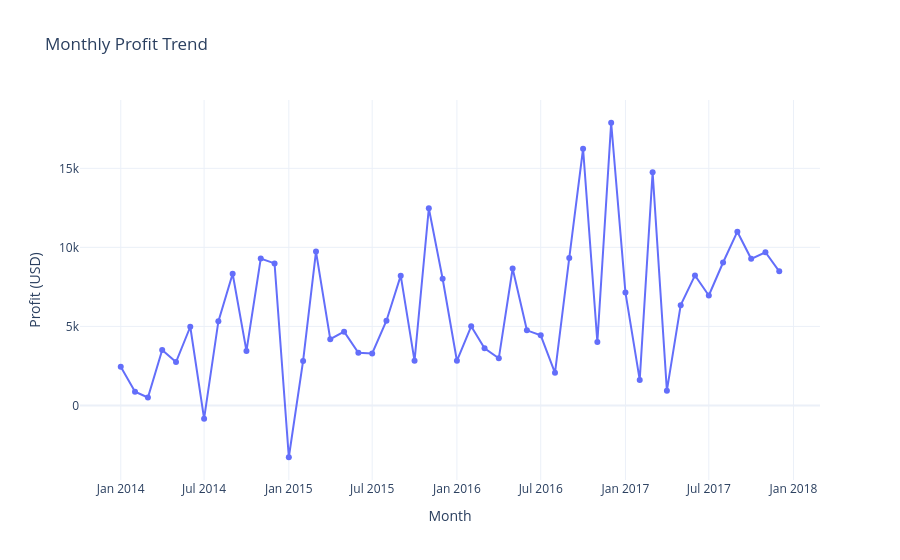
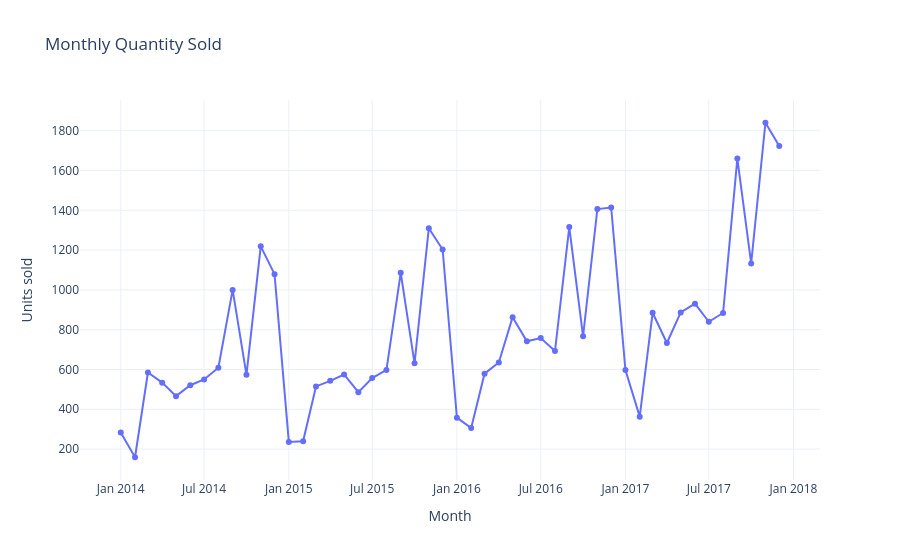

The cell these charts' notebook holds for them, in order:
### Code cell
fig_mp = px.line(monthly, x="year_month_sort", y="profit", markers=True, title="Monthly Profit Trend",
                 labels={"year_month_sort": "Month", "profit": "Profit (USD)"})
fig_mp.show()

fig_mq = px.line(monthly, x="year_month_sort", y="qty", markers=True, title="Monthly Quantity Sold",
                 labels={"year_month_sort": "Month", "qty": "Units sold"})
fig_mq.show()

### Figure 1 — Plotly figure (JSON) as saved in the notebook; plotly's stock layout.template omitted (floating-point values rounded to 4 significant figures)
{"data": [{"hovertemplate": "Month=%{x}<br>Profit (USD)=%{y}<extra></extra>", "legendgroup": "", "line": {"color": "#636efa", "dash": "solid"}, "marker": {"symbol": "circle"}, "mode": "lines+markers", "name": "", "orientation": "v", "showlegend": false, "type": "scatter", "x": ["2014-01", "2014-02", "2014-03", "2014-04", "2014-05", "2014-06", "2014-07", "2014-08", "2014-09", "2014-10", "2014-11", "2014-12", "2015-01", "2015-02", "2015-03", "2015-04", "2015-05", "2015-06", "2015-07", "2015-08", "2015-09", "2015-10", "2015-11", "2015-12", "2016-01", "2016-02", "2016-03", "2016-04", "2016-05", "2016-06", "2016-07", "2016-08", "2016-09", "2016-10", "2016-11", "2016-12", "2017-01", "2017-02", "2017-03", "2017-04", "2017-05", "2017-06", "2017-07", "2017-08", "2017-09", "2017-10", "2017-11", "2017-12"], "xaxis": "x", "y": [2450.0, 862.3, 498.7, 3501.0, 2739.0, 4977.0, -841.5, 5318.0, 8328.0, 3448.0, 9292.0, 8984.0, -3281.0, 2814.0, 9732.0, 4187.0, 4668.0, 3336.0, 3289.0, 5356.0, 8209.0, 2817.0, 12470.0, 8017.0, 2825.0, 5005.0, 3612.0, 2978.0, 8662.0, 4750.0, 4433.0, 2062.0, 9329.0, 16240.0, 4011.0, 17890.0, 7140.0, 1614.0, 14750.0, 933.3, 6343.0, 8223.0, 6953.0, 9041.0, 10990.0, 9275.0, 9690.0, 8483.0], "yaxis": "y"}], "layout": {"legend": {"tracegroupgap": 0}, "title": {"text": "Monthly Profit Trend"}, "xaxis": {"anchor": "y", "domain": [0, 1], "title": {"text": "Month"}}, "yaxis": {"anchor": "x", "domain": [0, 1], "title": {"text": "Profit (USD)"}}}}

### Figure 2 — Plotly figure (JSON) as saved in the notebook; plotly's stock layout.template omitted (floating-point values rounded to 4 significant figures)
{"data": [{"hovertemplate": "Month=%{x}<br>Units sold=%{y}<extra></extra>", "legendgroup": "", "line": {"color": "#636efa", "dash": "solid"}, "marker": {"symbol": "circle"}, "mode": "lines+markers", "name": "", "orientation": "v", "showlegend": false, "type": "scatter", "x": ["2014-01", "2014-02", "2014-03", "2014-04", "2014-05", "2014-06", "2014-07", "2014-08", "2014-09", "2014-10", "2014-11", "2014-12", "2015-01", "2015-02", "2015-03", "2015-04", "2015-05", "2015-06", "2015-07", "2015-08", "2015-09", "2015-10", "2015-11", "2015-12", "2016-01", "2016-02", "2016-03", "2016-04", "2016-05", "2016-06", "2016-07", "2016-08", "2016-09", "2016-10", "2016-11", "2016-12", "2017-01", "2017-02", "2017-03", "2017-04", "2017-05", "2017-06", "2017-07", "2017-08", "2017-09", "2017-10", "2017-11", "2017-12"], "xaxis": "x", "y": [284, 159, 585, 534, 466, 521, 550, 609, 1000, 573, 1219, 1079, 236, 239, 515, 543, 575, 486, 557, 598, 1086, 631, 1310, 1203, 358, 306, 579, 635, 863, 742, 758, 693, 1316, 767, 1406, 1414, 597, 363, 885, 733, 887, 931, 840, 884, 1660, 1133, 1840, 1723], "yaxis": "y"}], "layout": {"legend": {"tracegroupgap": 0}, "title": {"text": "Monthly Quantity Sold"}, "xaxis": {"anchor": "y", "domain": [0, 1], "title": {"text": "Month"}}, "yaxis": {"anchor": "x", "domain": [0, 1], "title": {"text": "Units sold"}}}}
